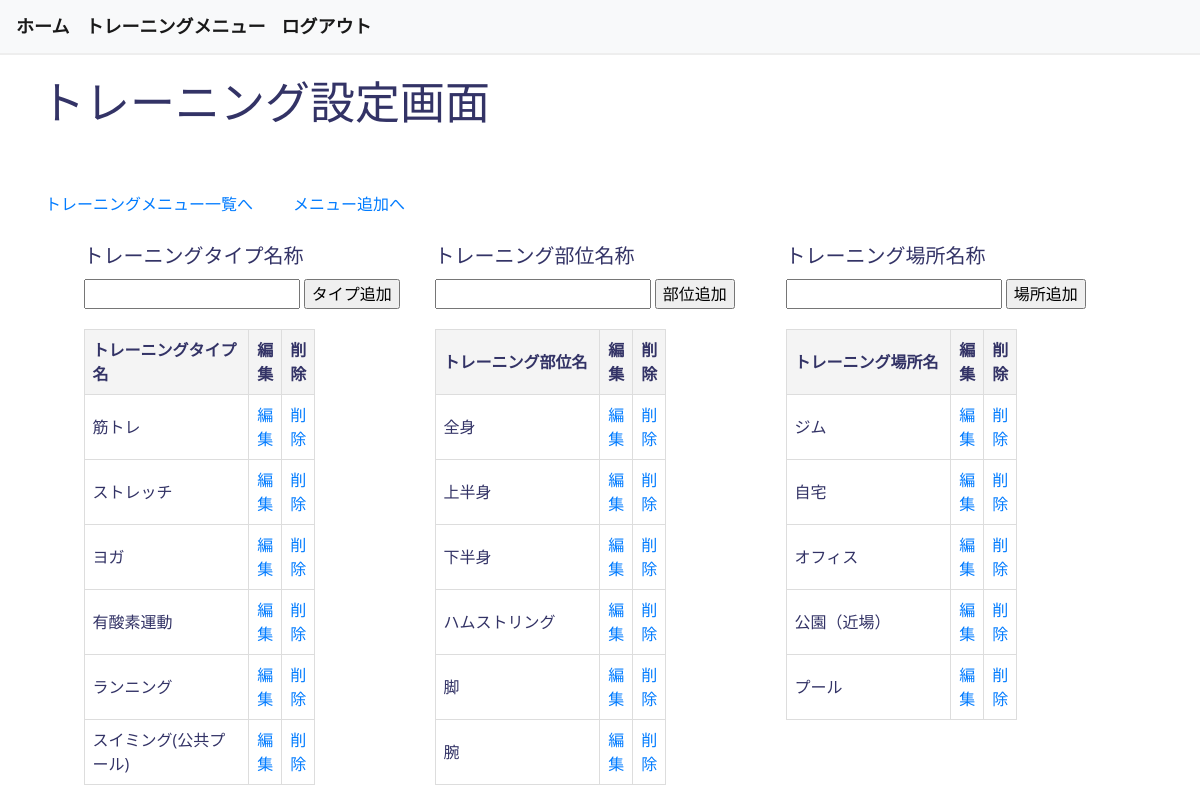
The app's page /training_menus/training_settings/ (signed in) with its own data.
### training_menus/models.py (models this page shows, shortened)
class TrainingType(models.Model):
    name = models.CharField(max_length=1000)
    user = models.ForeignKey(
        Users,
        on_delete = models.CASCADE,
    )
    create_at = models.DateTimeField(auto_now_add=True)
    update_at = models.DateTimeField(auto_now=True)
    class Meta:
        db_table = 'training_type'

class TrainingPart(models.Model):
    name = models.CharField(max_length=1000)
    user = models.ForeignKey(
        Users,
        on_delete = models.CASCADE,
    )
    create_at = models.DateTimeField(auto_now_add=True)
    update_at = models.DateTimeField(auto_now=True)
    class Meta:
        db_table = 'training_part'

class TrainingLocation(models.Model):
    name = models.CharField(max_length=1000)
    user = models.ForeignKey(
        Users,
        on_delete = models.CASCADE,
    )
    create_at = models.DateTimeField(auto_now_add=True)
    update_at = models.DateTimeField(auto_now=True)
    class Meta:
        db_table = 'training_location'

### training_menus/views.py (the view, shortened to what this page needs)
# urls.py: path('training_settings/', TrainingSettingsView.as_view(), name='training_settings'),
class TrainingSettingsView(LoginRequiredMixin, TemplateView):
    template_name = os.path.join('training_menus', 'training_settings.html')
    def get_context_data(self, **kwargs):
        context = super().get_context_data(**kwargs)
        type_form = TrainingTypeForm(user=self.request.user)
        part_form = TrainingPartForm(user=self.request.user)
        location_form = TrainingLocationForm(user=self.request.user)
        context['type_form'] = type_form
        context['part_form'] = part_form
        context['location_form'] = location_form
        context['type'] = TrainingType.objects.filter(user=self.request.user)
        context['part'] = TrainingPart.objects.filter(user=self.request.user)
        context['location'] = TrainingLocation.objects.filter(user=self.request.user)
        return context

### training_menus/forms.py (shortened to what this page needs)
class TrainingTypeForm(forms.ModelForm):
    name = forms.CharField(label='トレーニングタイプ名称')
    class Meta:
        model = TrainingType
        fields = ['name']
    def __init__(self, *args, **kwargs):
        self.user = kwargs.pop('user', None)
        super().__init__(*args, **kwargs)
        self.label_suffix = ""

class TrainingPartForm(forms.ModelForm):
    name = forms.CharField(label='トレーニング部位名称')
    class Meta:
        model = TrainingPart
        fields = ['name']
    def __init__(self, *args, **kwargs):
        self.user = kwargs.pop('user', None)
        super().__init__(*args, **kwargs)
        self.label_suffix = ""

### templates/training_menus/training_settings.html (shortened to what this page needs)
{% extends 'base.html' %}
{% load static %}
{% block content %}
<link rel="stylesheet" type="text/css" href="{% static 'css/training_settings.css' %}">
<h1 class="page-title">トレーニング設定画面</h1>
<div class="container">
  <div class="link-container">
    <p><a href="{% url 'training_menus:training_list' %}" class="link-back">トレーニングメニュー一覧へ</a></p>
    <p><a href="{% url 'training_menus:training_add' %}" class="link-back">メニュー追加へ</a></p>
  </div>
  <div class="settings-container">
    <div class="settings-section">
      <form method="post" class="settings-form">
        <div class="form-field">
          {{ type_form.name.label_tag }}
          <div class="input-container">
            {{ type_form.name }}
            <input type="submit" value="タイプ追加" name="submit_type" class="submit-button button-margin">
          </div>
        </div>
      </form>
      <table class="settings-table">
          <thead>
          <tr>
            <th>トレーニングタイプ名</th>
            <th>編集</th>
            <th>削除</th>
          </tr>
          </thead>
          <tbody>
          {% for object in type %}
          <tr>
              <td>{{ object.name }}</td>
              <td><a href="{% url 'training_menus:type_update' object.id %}" class="edit-link">編集</a></td>
              <td><a href="{% url 'training_menus:type_delete' object.id %}" class="delete-link">削除</a></td>
          </tr>
          {% endfor %}
          </tbody>
      </table>
    </div>
    <div class="settings-section">
      <form method="post" class="settings-form">
        <div class="form-field">
          {{ part_form.name.label_tag }}
          <div class="input-container">
            {{ part_form.name }}
            <input type="submit" value="部位追加" name="submit_part" class="submit-button button-margin">
          </div>
        </div>
      </form>
      <table class="settings-table">
          <thead>
          <tr>
            <th>トレーニング部位名</th>
            <th>編集</th>
            <th>削除</th>
          </tr>
          </thead>
          <tbody>
          {% for object in part %}
          <tr>
              <td>{{ object.name }}</td>
              <td><a href="{% url 'training_menus:part_update' object.id %}" class="edit-link">編集</a></td>
              <td><a href="{% url 'training_menus:part_delete' object.id %}" class="delete-link">削除</a></td>
          </tr>
          {% endfor %}
          </tbody>
      </table>
    </div>
    <div class="settings-section">
      <form method="post" class="settings-form">
        <div class="form-field">
          {{ location_form.name.label_tag }}
          <div class="input-container">
            {{ location_form.name }}
            <input type="submit" value="場所追加" name="submit_location" class="submit-button button-margin">
          </div>
        </div>
      </form>
      <table class="settings-table">
          <thead>
          <tr>
            <th>トレーニング場所名</th>
            <th>編集</th>
            <th>削除</th>
          </tr>
          </thead>
          <tbody>
          {% for object in location %}
          <tr>
              <td>{{ object.name }}</td>
              <td><a href="{% url 'training_menus:location_update' object.id %}" class="edit-link">編集</a></td>
              <td><a href="{% url 'training_menus:location_delete' object.id %}" class="delete-link">削除</a></td>
          </tr>
          {% endfor %}
          </tbody>
      </table>
    </div>
  </div>
</div>
{% endblock %}

### static/css/base.css (style rules this page uses)
body { font-family: 'Open Sans', sans-serif; color: #333366; background-color: #ffffff; }

### static/css/training_settings.css (style rules this page uses)
body { font-family: 'Open Sans', sans-serif; }
.page-title { display: flex; justify-content: space-between; padding: 20px 40px; }
h1 { font-size: 45px; }
.container { width: 100%; max-width: 1800px; margin: 0 auto; }
.settings-container { display: flex; flex-wrap: wrap; justify-content: space-between; align-items: flex-start; width: 90%; margin: 0 auto; }
.settings-section { flex: 1 1 30%; margin: 10px; }
.settings-form, .settings-table { width: 100%; }
.settings-form label { font-size: 20px; }
.settings-table { margin-top: 20px; }
.submit-button, .edit-link, .delete-link { margin-top: px; }
.link-back { display: block; margin-top: 20px; }
.settings-table { width: 70%; table-layout: fixed; border-collapse: collapse; }
.settings-table th, .settings-table td { font-size: 16px; text-align: left; padding: 8px; border: 1px solid #ddd; overflow: hidden; }
.settings-table th:nth-child(1), .settings-table td:nth-child(1) { width: 15%; }
.settings-table th:nth-child(2), .settings-table td:nth-child(2), .settings-table th:nth-child(3), .settings-table td:nth-child(3) { width: 3%; }
.settings-table th { background-color: #f4f4f4; }
.settings-table td { word-wrap: break-word; overflow-wrap: break-word; }
.link-container { display: flex; align-items: center; padding: 10px; }
.link-container p { margin: 5px 20px; }

### records on screen
TrainingType: name "筋トレ"
TrainingType: name "ストレッチ"
TrainingType: name "ヨガ"
TrainingType: name "有酸素運動"
TrainingType: name "ランニング"
TrainingType: name "スイミング(公共プール)"
TrainingPart: name "全身"
TrainingPart: name "上半身"
TrainingPart: name "下半身"
TrainingPart: name "ハムストリング"
TrainingPart: name "脚"
TrainingPart: name "腕"
TrainingLocation: name "ジム"
TrainingLocation: name "自宅"
TrainingLocation: name "オフィス"
TrainingLocation: name "公園（近場）"
TrainingLocation: name "プール"

### other values on screen
{{ type_form.name.label_tag }} "トレーニングタイプ名称"
{{ part_form.name.label_tag }} "トレーニング部位名称"
{{ location_form.name.label_tag }} "トレーニング場所名称"
